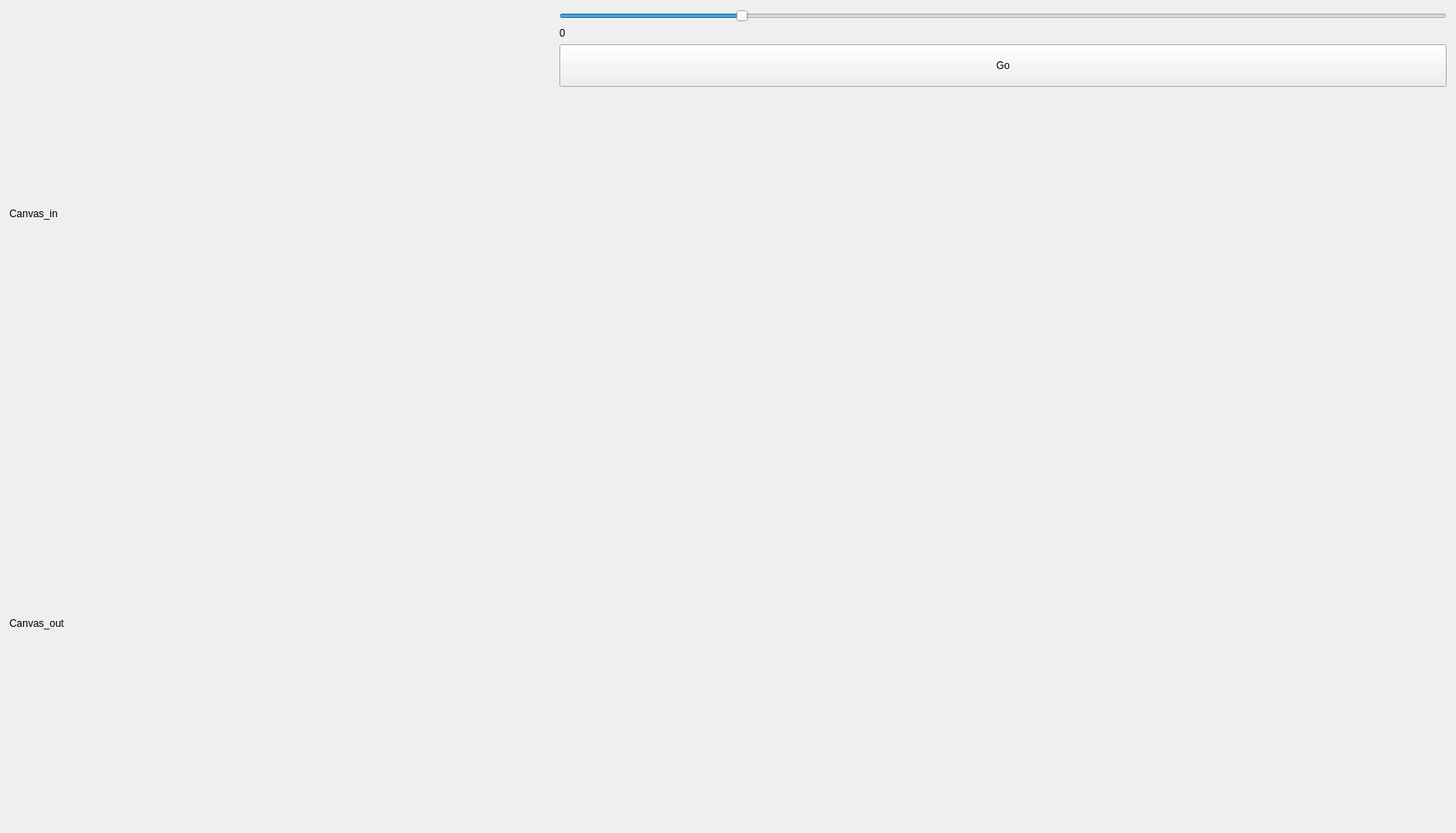
<?xml version="1.0" encoding="UTF-8"?>
<ui version="4.0">
 <class>Form</class>
 <widget class="QWidget" name="Form">
  <property name="geometry">
   <rect>
    <x>0</x>
    <y>0</y>
    <width>1710</width>
    <height>978</height>
   </rect>
  </property>
  <property name="windowTitle">
   <string>Form</string>
  </property>
  <layout class="QHBoxLayout" name="horizontalLayout">
   <item>
    <layout class="QVBoxLayout" name="verticalLayout_2">
     <item>
      <widget class="canvas_test_image" name="canvas_in">
       <property name="minimumSize">
        <size>
         <width>640</width>
         <height>480</height>
        </size>
       </property>
       <property name="text">
        <string>Canvas_in</string>
       </property>
      </widget>
     </item>
     <item>
      <widget class="canvas_test_image" name="canvas_out">
       <property name="text">
        <string>Canvas_out</string>
       </property>
      </widget>
     </item>
    </layout>
   </item>
   <item>
    <layout class="QVBoxLayout" name="verticalLayout">
     <item>
      <widget class="QSlider" name="sl_value">
       <property name="minimum">
        <number>0</number>
       </property>
       <property name="value">
        <number>20</number>
       </property>
       <property name="orientation">
        <enum>Qt::Horizontal</enum>
       </property>
      </widget>
     </item>
     <item>
      <widget class="QLabel" name="lbl_value">
       <property name="text">
        <string>0</string>
       </property>
      </widget>
     </item>
     <item>
      <widget class="QPushButton" name="btn_go">
       <property name="enabled">
        <bool>true</bool>
       </property>
       <property name="minimumSize">
        <size>
         <width>0</width>
         <height>50</height>
        </size>
       </property>
       <property name="text">
        <string>Go</string>
       </property>
      </widget>
     </item>
     <item>
      <spacer name="verticalSpacer">
       <property name="orientation">
        <enum>Qt::Vertical</enum>
       </property>
       <property name="sizeHint" stdset="0">
        <size>
         <width>20</width>
         <height>40</height>
        </size>
       </property>
      </spacer>
     </item>
    </layout>
   </item>
  </layout>
 </widget>
 <customwidgets>
  <customwidget>
   <class>canvas_test_image</class>
   <extends>QLabel</extends>
   <header location="global">canvas_test_image.h</header>
  </customwidget>
 </customwidgets>
 <resources/>
 <connections/>
</ui>
